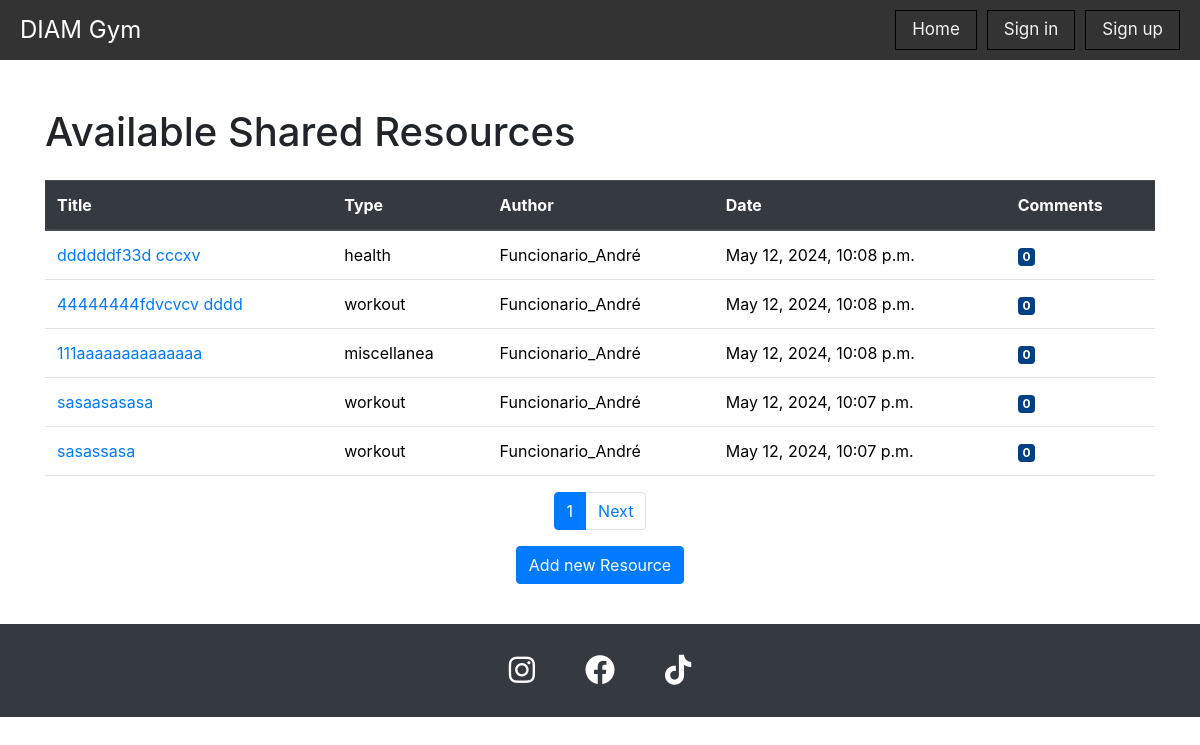
/fitness/resource_repository, run on the app's committed database.
### fitness/models.py (models this page shows, shortened)
class Resource(models.Model):
    author = models.ForeignKey(Utilizador, on_delete=models.CASCADE)
    type = models.CharField(max_length=50, choices=[(types.value, types.name) for types in TypesOfResource])
    title = models.CharField(max_length=200)
    description = models.TextField(blank=True, default="")
    pub_data = models.DateTimeField('data de publicacao')

class Utilizador(models.Model):
    user = models.OneToOneField(User, on_delete=models.CASCADE)
    profile_picture = models.ImageField(upload_to='profile_pictures/', blank=True, default='default_pfp.jpg')
    user_type = models.CharField(max_length=20, choices=[(types.value, types.name) for types in TypesOfUtilizador])
    def __str__(self):
        return self.user.username

### fitness/views.py (the view)
# urls.py: path('resource_repository', views.resource_repository, name='resource_repository'),
def resource_repository(request):
    utilizador = None
    if request.session.get('cliente_id') is not None:
        cliente_id = request.session.get('cliente_id')
        cliente = get_object_or_404(Cliente, pk=cliente_id)
        utilizador = get_object_or_404(Utilizador, user_id=cliente.utilizador.user.id)
    if request.session.get('funcionario_id') is not None:
        funcionario_id = request.session.get('funcionario_id')
        funcionario = get_object_or_404(Funcionario, pk=funcionario_id)
        utilizador = get_object_or_404(Utilizador, user_id=funcionario.utilizador.user.id)
    resource_repository_list = Resource.objects.order_by('-pub_data')
    resource_types = TypesOfResource.choices()
    paginator = Paginator(resource_repository_list, 5)  # 5 posts por página
    page_number = request.GET.get('page')  # Número da página atual
    try:
        page_resources = paginator.page(page_number)
    except PageNotAnInteger:
        page_resources = paginator.page(1)
    except EmptyPage:
        page_resources = paginator.page(paginator.num_pages)
    context = {'page_resources': page_resources, 'resource_types': resource_types}
    if utilizador:
        context['utilizador'] = utilizador
    return render(request, 'fitness/resource_repository.html', context)

### fitness/models.py (called while the page is built)
    @classmethod
    def choices(cls):
        return [(types.value, types.name) for types in cls]

### fitness/templates/fitness/resource_repository.html (shortened to what this page needs)
{% extends "./index.html" %}
{% block content %}
    <div class="container">
        <h1 class="mt-5 mb-4">Available Shared Resources</h1>
        {% if page_resources %}
            <div class="table-responsive">
                <table class="table table-hover">
                    <thead class="thead-dark">
                        <tr>
                            <th scope="col">Title</th>
                            <th scope="col">Type</th>
                            <th scope="col">Author</th>
                            <th scope="col">Date</th>
                            <th scope="col">Comments</th>
                        </tr>
                    </thead>
                    <tbody>
                        {% for item in page_resources %}
                            <tr>
                                <td><a href="{% url 'fitness:resource_details' item.id %}">{{ item.title }}</a></td>
                                <td>{{ item.type }}</td>
                                <td>{{ item.author }}</td>
                                <td>{{ item.pub_data }}</td>
                                <td>
                                    <span class="badge badge-primary" style="background-color: #004085;">{{ item.commentary_set.count }}</span>
                                </td>
                            </tr>
                        {% endfor %}
                    </tbody>
                </table>
            </div>
            <nav aria-label="Pagination">
                <ul class="pagination justify-content-center">
                    <li class="page-item active">
                        <span class="page-link">{{ page_resources.number }}</span>
                    </li>
                    {% if page_resources.has_next %}
                        <li class="page-item">
                            <a class="page-link" href="?page={{ page_resources.next_page_number }}">Next</a>
                        </li>
                    {% endif %}
                </ul>
            </nav>
        {% else %}
            <p class="mt-5">Still no available Resources. Be the first to share!</p>
        {% endif %}
    </div>
    <div class="text-center">
        <button type="button" class="btn btn-primary" data-toggle="modal" data-target="#exampleModal">
            Add new Resource
        </button>
    </div>
{% endblock %}

### fitness/static/fitness/css/styles.css (style rules this page uses)
body { display: none; margin: 0; font-family: Arial, sans-serif; background-color: #f5f5f5; font-size: 18px; }

### data on the page
Resource: title "ddddddf33d cccxv", type "health", author "Funcionario_André", pub_data "May 12, 2024, 10:08 p.m.", commentary_set.count "0"
Resource: title "44444444fdvcvcv dddd", type "workout", author "Funcionario_André", pub_data "May 12, 2024, 10:08 p.m.", commentary_set.count "0"
Resource: title "111aaaaaaaaaaaaaa", type "miscellanea", author "Funcionario_André", pub_data "May 12, 2024, 10:08 p.m.", commentary_set.count "0"
Resource: title "sasaasasasa", type "workout", author "Funcionario_André", pub_data "May 12, 2024, 10:07 p.m.", commentary_set.count "0"
Resource: title "sasassasa", type "workout", author "Funcionario_André", pub_data "May 12, 2024, 10:07 p.m.", commentary_set.count "0"

### other printed values
{{ page_resources.number }} "1"
